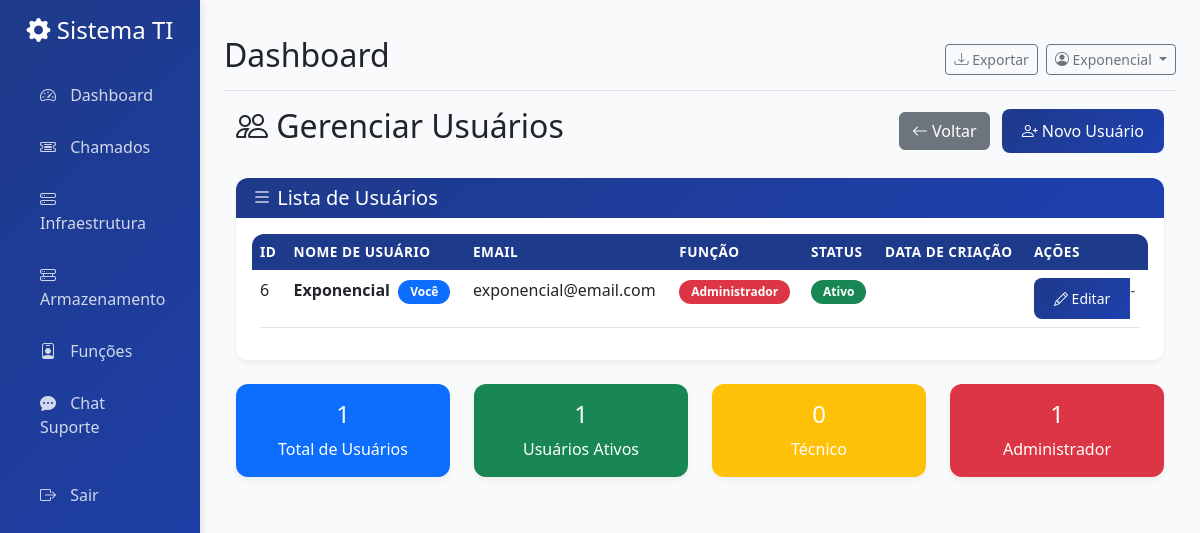
Page /configuracoes/usuarios (signed in) on the committed database.
### models/user.py (models this page shows, shortened)
class User(UserMixin, db.Model):
    __tablename__ = 'users'
    id = db.Column(db.Integer, primary_key=True)
    username = db.Column(db.String(80), unique=True, nullable=False)
    password_hash = db.Column(db.String(120), nullable=False)
    role = db.Column(db.String(20), nullable=False, default='user')  # admin, user, tech
    created_at = db.Column(db.DateTime, default=datetime.utcnow)
    is_active = db.Column(db.Boolean, default=True)
    chamados_criados = db.relationship('Chamado', backref='criador', lazy=True, foreign_keys='Chamado.criado_por')
    chamados_atribuidos = db.relationship('Chamado', backref='tecnico', lazy=True, foreign_keys='Chamado.atribuido_para')

### tables this page shows
CREATE TABLE role_names (
            role_key TEXT PRIMARY KEY,
            label TEXT NOT NULL
        );

### app.py (the view, shortened to what this page needs)
@app.route('/configuracoes/usuarios')
@login_required
def gerenciar_usuarios():
    if session['role'] != 'admin':
        flash('Acesso negado! Apenas administradores podem gerenciar usuários.', 'danger')
        return redirect(url_for('dashboard'))
    conn = get_db_connection()
    usuarios_raw = conn.execute('''
        SELECT u.id, u.username, u.email, u.role, u.created_at, u.is_active, u.funcao_id, f.nome as funcao_nome
        FROM users u
        LEFT JOIN funcoes f ON u.funcao_id = f.id
        ORDER BY u.created_at DESC
    ''').fetchall()
    funcoes = conn.execute('SELECT * FROM funcoes ORDER BY nivel_acesso DESC').fetchall()
    conn.close()
    return render_template('gerenciar_usuarios.html', usuarios=usuarios_raw, funcoes=funcoes)

### templates/gerenciar_usuarios.html (shortened to what this page needs)
{% extends "base.html" %}
{% block content %}
<div class="container-fluid">
    <div class="row">
        <div class="col-12">
            <div class="d-flex justify-content-between align-items-center mb-4">
                <h2><i class="bi bi-people"></i> Gerenciar Usuários</h2>
                <div>
                    <a href="{{ url_for('configuracoes') }}" class="btn btn-secondary me-2">
                        <i class="bi bi-arrow-left"></i> Voltar
                    </a>
                    <a href="{{ url_for('register') }}" class="btn btn-primary">
                        <i class="bi bi-person-plus"></i> Novo Usuário
                    </a>
                </div>
            </div>
        </div>
    </div>
    <div class="row">
        <div class="col-12">
            <div class="card">
                <div class="card-header">
                    <h5 class="card-title mb-0"><i class="bi bi-list"></i> Lista de Usuários</h5>
                </div>
                <div class="card-body">
                    {% if usuarios %}
                    <div class="table-responsive">
                        <table class="table table-hover">
                            <thead class="table-dark">
                                <tr>
                                    <th>ID</th>
                                    <th>Nome de Usuário</th>
                                    <th>Email</th>
                                    <th>Função</th>
                                    <th>Status</th>
                                    <th>Data de Criação</th>
                                    <th>Ações</th>
                                </tr>
                            </thead>
                            <tbody>
                                {% for usuario in usuarios %}
                                <tr>
                                    <td>{{ usuario.id }}</td>
                                    <td>
                                        <strong>{{ usuario.username }}</strong>
                                        {% if usuario.id == session.user_id %}
                                            <span class="badge bg-primary ms-1">Você</span>
                                        {% endif %}
                                    </td>
                                    <td>{{ usuario.email }}</td>
                                    <td>
                                        <span class="badge bg-{{ 'danger' if usuario.role == 'admin' else ('warning' if usuario.role == 'tech' else 'info') }}">{{ role_label(usuario.role) }}</span>
                                    </td>
                                    <td>
                                        {% if usuario.is_active %}
                                            <span class="badge bg-success">Ativo</span>
                                        {% else %}
                                            <span class="badge bg-secondary">Inativo</span>
                                        {% endif %}
                                    </td>
                                    <td>{{ usuario.created_at_fmt }}</td>
                                    <td>
                                        <div class="btn-group" role="group" aria-label="Ações">
                                            <a href="{{ url_for('editar_usuario', id=usuario.id) }}" class="btn btn-sm btn-primary">
                                                <i class="bi bi-pencil"></i> Editar
                                            </a>
                                            {% if usuario.id != session.user_id %}
                                                <form method="POST" action="{{ url_for('toggle_usuario', id=usuario.id) }}" class="d-inline">
                                                    {% if usuario.is_active %}
                                                        <button type="submit" class="btn btn-sm btn-warning"
                                                                onclick="return confirm('Tem certeza que deseja desativar este usuário?')">
                                                            <i class="bi bi-person-x"></i>
                                                        </button>
                                                    {% else %}
                                                        <button type="submit" class="btn btn-sm btn-success"
                                                                onclick="return confirm('Tem certeza que deseja ativar este usuário?')">
                                                            <i class="bi bi-person-check"></i>
                                                        </button>
                                                    {% endif %}
                                                </form>
                                            {% else %}
                                                <span class="text-muted">-</span>
                                            {% endif %}
                                        </div>
                                    </td>
                                </tr>
                                {% endfor %}
                            </tbody>
                        </table>
                    </div>
                    {% endif %}
                </div>
            </div>
        </div>
    </div>
    <div class="row mt-4">
        <div class="col-md-3">
            <div class="card bg-primary text-white">
                <div class="card-body text-center">
                    <h4>{{ usuarios|length }}</h4>
                    <p class="mb-0">Total de Usuários</p>
                </div>
            </div>
        </div>
        <div class="col-md-3">
            <div class="card bg-success text-white">
                <div class="card-body text-center">
                    <h4>{{ usuarios|selectattr('is_active')|list|length }}</h4>
                    <p class="mb-0">Usuários Ativos</p>
                </div>
            </div>
        </div>
        <div class="col-md-3">
            <div class="card bg-warning text-white">
                <div class="card-body text-center">
                    <h4>{{ usuarios|selectattr('role', 'equalto', 'tech')|list|length }}</h4>
                    <p class="mb-0">{{ role_label('tech') }}</p>
                </div>
            </div>
        </div>
        <div class="col-md-3">
            <div class="card bg-danger text-white">
                <div class="card-body text-center">
                    <h4>{{ usuarios|selectattr('role', 'equalto', 'admin')|list|length }}</h4>
                    <p class="mb-0">{{ role_label('admin') }}</p>
                </div>
            </div>
        </div>
    </div>
</div>
{% endblock %}

### templates/base.html (shortened to what this page needs)
<!DOCTYPE html>
<html lang="pt-BR">
<head>
    <link href="https://cdn.jsdelivr.net/npm/bootstrap@5.3.0/dist/css/bootstrap.min.css" rel="stylesheet">
    <link href="https://cdn.jsdelivr.net/npm/bootstrap-icons@1.10.0/font/bootstrap-icons.css" rel="stylesheet">
</head>
<body>
    <div class="container-fluid">
        <div class="row">
            <nav class="col-md-3 col-lg-2 d-md-block sidebar collapse" id="sidebar">
                <div class="position-sticky pt-3">
                    <div class="text-center mb-4">
                        <h4 class="text-white">
                            <i class="bi bi-gear-fill"></i>
                            Sistema TI
                        </h4>
                    </div>
                    <ul class="nav flex-column">
                        <li class="nav-item">
                            <a class="nav-link {% if request.endpoint == 'dashboard' %}active{% endif %}"
                               href="{{ url_for('dashboard') }}">
                                <i class="bi bi-speedometer2"></i>
                                Dashboard
                            </a>
                        </li>
                        {% if can_access_chamados() %}
                        <li class="nav-item">
                            <a class="nav-link {% if request.endpoint.startswith('chamados') %}active{% endif %}"
                               href="{{ url_for('chamados') }}">
                                <i class="bi bi-ticket-detailed"></i>
                                Chamados
                            </a>
                        </li>
                        {% endif %}
                        {% if can_access_infraestrutura() %}
                        <li class="nav-item">
                            <a class="nav-link {% if request.endpoint.startswith('infraestrutura') %}active{% endif %}"
                               href="{{ url_for('infraestrutura') }}">
                                <i class="bi bi-hdd-stack"></i>
                                Infraestrutura
                            </a>
                        </li>
                        {% endif %}
                        {% if can_access_storage() %}
                        <li class="nav-item">
                            <a class="nav-link {% if request.endpoint.startswith('servidor_storage') %}active{% endif %}"
                               href="{{ url_for('servidor_storage.listar') }}">
                                <i class="bi bi-hdd-rack"></i>
                                Armazenamento
                            </a>
                        </li>
                        {% endif %}
                        {% if can_access_funcoes() %}
                        <li class="nav-item">
                            <a class="nav-link {% if request.endpoint.startswith('funcao') %}active{% endif %}"
                               href="{{ url_for('funcao.listar_funcoes') }}">
                                <i class="bi bi-person-badge"></i>
                                Funções
                            </a>
                        </li>
                        {% endif %}
                        {% if can_access_chat() %}
                        <li class="nav-item">
                            <a class="nav-link {% if request.endpoint == 'chat' %}active{% endif %}"
                               href="{{ url_for('chat') }}">
                                <i class="bi bi-chat-dots-fill"></i>
                                Chat Suporte
                            </a>
                        </li>
                        {% endif %}
                        <li class="nav-item mt-3">
                            <a class="nav-link" href="{{ url_for('logout') }}">
                                <i class="bi bi-box-arrow-right"></i>
                                Sair
                            </a>
                        </li>
                    </ul>
                </div>
            </nav>
            <main class="col-md-9 ms-sm-auto col-lg-10 px-md-4 main-content">
                <div class="d-flex justify-content-between flex-wrap flex-md-nowrap align-items-center pt-3 pb-2 mb-3 border-bottom">
                    <h1 class="h2">{% block page_title %}Dashboard{% endblock %}</h1>
                    <div class="btn-toolbar mb-2 mb-md-0">
                        <div class="btn-group me-2">
                            <button type="button" class="btn btn-sm btn-outline-secondary">
                                <i class="bi bi-download"></i> Exportar
                            </button>
                        </div>
                        <div class="dropdown">
                            <button class="btn btn-sm btn-outline-secondary dropdown-toggle" type="button" data-bs-toggle="dropdown">
                                <i class="bi bi-person-circle"></i> {{ session.username }}
                            </button>
                        </div>
                    </div>
                </div>
                {% block content %}{% endblock %}
            </main>
        </div>
    </div>
</body>
</html>

### rows in the picture
User: username "Exponencial", id "6", shows "Você", email "exponencial@email.com", role.label "Administrador", is_active "Ativo"
role_names: label "Técnico"
role_names: label "Administrador"

### other values in the picture
{{ usuarios|length }} "1"
{{ usuarios|selectattr('is_active')|list|length }} "1"
{{ usuarios|selectattr('role', 'equalto', 'tech')|list|length }} "0"
{{ usuarios|selectattr('role', 'equalto', 'admin')|list|length }} "1"
